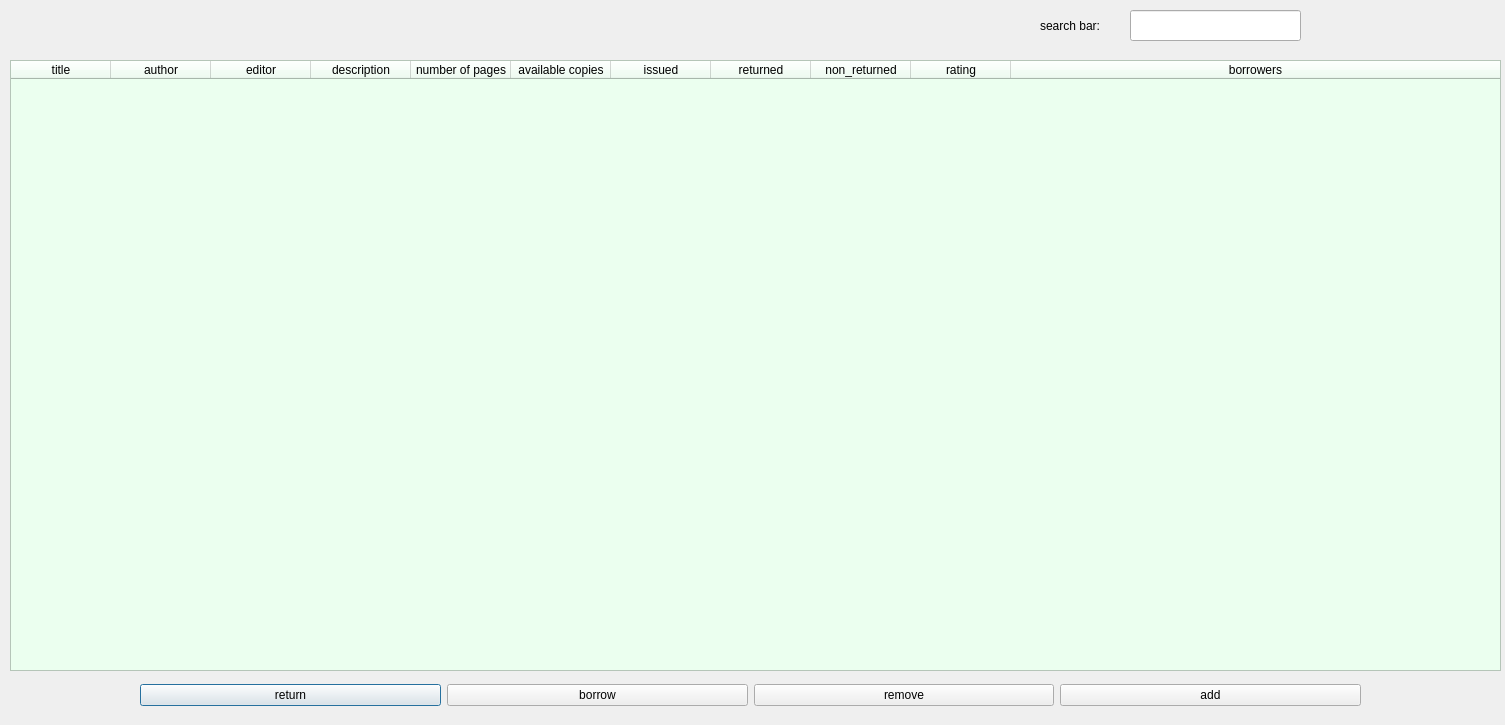
<?xml version="1.0" encoding="UTF-8"?>
<ui version="4.0">
 <class>table_newspaper</class>
 <widget class="QDialog" name="table_newspaper">
  <property name="geometry">
   <rect>
    <x>0</x>
    <y>0</y>
    <width>1505</width>
    <height>725</height>
   </rect>
  </property>
  <property name="windowTitle">
   <string>Dialog</string>
  </property>
  <widget class="QTableWidget" name="tableWidget">
   <property name="geometry">
    <rect>
     <x>10</x>
     <y>60</y>
     <width>1491</width>
     <height>611</height>
    </rect>
   </property>
   <property name="styleSheet">
    <string notr="true">background-color: rgb(235, 255, 239);</string>
   </property>
   <attribute name="horizontalHeaderStretchLastSection">
    <bool>true</bool>
   </attribute>
   <column>
    <property name="text">
     <string>title</string>
    </property>
   </column>
   <column>
    <property name="text">
     <string>author</string>
    </property>
   </column>
   <column>
    <property name="text">
     <string>editor</string>
    </property>
   </column>
   <column>
    <property name="text">
     <string>description</string>
    </property>
   </column>
   <column>
    <property name="text">
     <string>number of pages</string>
    </property>
   </column>
   <column>
    <property name="text">
     <string>available copies</string>
    </property>
   </column>
   <column>
    <property name="text">
     <string>issued</string>
    </property>
   </column>
   <column>
    <property name="text">
     <string>returned</string>
    </property>
   </column>
   <column>
    <property name="text">
     <string>non_returned</string>
    </property>
   </column>
   <column>
    <property name="text">
     <string>rating</string>
    </property>
   </column>
   <column>
    <property name="text">
     <string>borrowers</string>
    </property>
   </column>
  </widget>
  <widget class="QWidget" name="layoutWidget">
   <property name="geometry">
    <rect>
     <x>140</x>
     <y>670</y>
     <width>1221</width>
     <height>51</height>
    </rect>
   </property>
   <layout class="QHBoxLayout" name="horizontalLayout">
    <item>
     <widget class="QPushButton" name="returm">
      <property name="text">
       <string>return</string>
      </property>
     </widget>
    </item>
    <item>
     <widget class="QPushButton" name="borrow">
      <property name="text">
       <string>borrow</string>
      </property>
     </widget>
    </item>
    <item>
     <widget class="QPushButton" name="remove">
      <property name="text">
       <string>remove</string>
      </property>
     </widget>
    </item>
    <item>
     <widget class="QPushButton" name="add">
      <property name="text">
       <string>add</string>
      </property>
     </widget>
    </item>
   </layout>
  </widget>
  <widget class="QLabel" name="label">
   <property name="geometry">
    <rect>
     <x>1040</x>
     <y>10</y>
     <width>91</width>
     <height>31</height>
    </rect>
   </property>
   <property name="text">
    <string>search bar:</string>
   </property>
  </widget>
  <widget class="QLineEdit" name="search_bar">
   <property name="geometry">
    <rect>
     <x>1130</x>
     <y>10</y>
     <width>171</width>
     <height>31</height>
    </rect>
   </property>
  </widget>
 </widget>
 <resources/>
 <connections/>
</ui>
